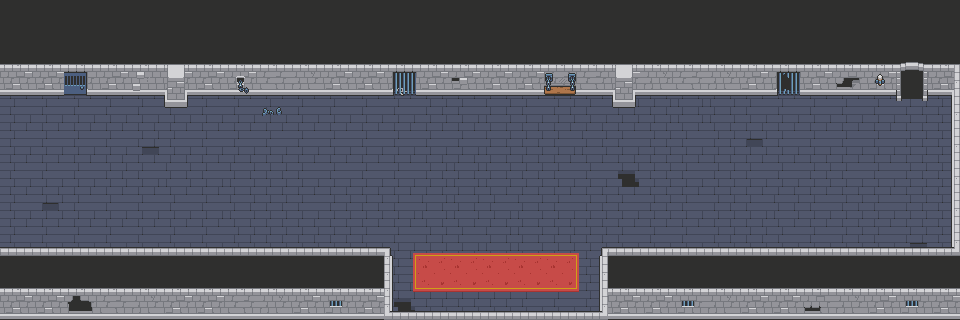

This is a level from a 2D game, rendered from its Tiled map with the project's own tilesets. A one-line summary and the complete map file follow:
An orthogonal 30x10 tile map with 32x32 px tiles, 3 tile layers (floor, wall, decor1), 1 hidden layer not drawn and 12 objects (7x monster, 3x chord, playerStart, milestone).

<map version="1.10" tiledversion="1.11.0" orientation="orthogonal" renderorder="right-down" width="30" height="10" tilewidth="32" tileheight="32" infinite="0" nextlayerid="6" nextobjectid="14">
 <editorsettings>
  <export target="../../stage_02/stage_02_03.json" format="json" />
 </editorsettings>
 <tileset firstgid="1" name="Royal Dungeon Tileset" tilewidth="32" tileheight="32" tilecount="396" columns="18">
  <image source="../../Royal Dungeon Tileset.png" width="576" height="704" />
  <tile id="10">
   <properties>
    <property name="collides" type="bool" value="true" />
   </properties>
  </tile>
  <tile id="11">
   <properties>
    <property name="collides" type="bool" value="true" />
   </properties>
  </tile>
  <tile id="12">
   <properties>
    <property name="collides" type="bool" value="true" />
   </properties>
  </tile>
  <tile id="21">
   <properties>
    <property name="collides" type="bool" value="true" />
   </properties>
  </tile>
  <tile id="49">
   <properties>
    <property name="collides" type="bool" value="true" />
   </properties>
  </tile>
  <tile id="151">
   <properties>
    <property name="collides" type="bool" value="true" />
   </properties>
  </tile>
  <tile id="152">
   <properties>
    <property name="collides" type="bool" value="true" />
   </properties>
  </tile>
  <tile id="226">
   <properties>
    <property name="collides" type="bool" value="true" />
   </properties>
  </tile>
  <tile id="227">
   <properties>
    <property name="collides" type="bool" value="true" />
   </properties>
  </tile>
  <tile id="228">
   <properties>
    <property name="collides" type="bool" value="true" />
   </properties>
  </tile>
  <tile id="244">
   <properties>
    <property name="collides" type="bool" value="true" />
   </properties>
  </tile>
  <tile id="245">
   <properties>
    <property name="collides" type="bool" value="true" />
   </properties>
  </tile>
  <tile id="246">
   <properties>
    <property name="collides" type="bool" value="true" />
   </properties>
  </tile>
  <tile id="262">
   <properties>
    <property name="collides" type="bool" value="true" />
   </properties>
  </tile>
  <tile id="263">
   <properties>
    <property name="collides" type="bool" value="true" />
   </properties>
  </tile>
  <tile id="264">
   <properties>
    <property name="collides" type="bool" value="true" />
   </properties>
  </tile>
 </tileset>
 <layer id="1" name="floor" width="30" height="10">
  <data encoding="csv">
9,9,10,9,9,9,10,9,9,9,9,9,9,9,9,9,9,8,8,8,9,10,9,9,9,9,9,8,9,10,
9,9,9,9,9,9,9,9,9,9,9,9,9,9,8,9,9,8,9,8,9,9,9,9,9,9,9,8,9,10,
9,9,9,9,9,9,9,9,8,9,10,9,9,10,9,8,9,8,9,8,9,9,9,9,9,9,9,8,9,10,
9,9,9,9,9,9,9,9,9,9,9,9,9,8,9,10,9,8,9,8,8,10,10,9,9,9,9,9,8,9,
9,9,9,9,46,9,9,9,9,9,9,9,9,9,9,10,8,9,10,9,8,9,8,26,9,9,9,9,8,9,
9,9,9,8,9,10,9,10,8,9,9,9,9,8,10,10,8,9,9,28,8,9,8,9,9,8,9,9,8,9,
9,26,9,9,9,9,9,10,8,9,8,8,9,10,10,9,10,9,8,9,8,9,8,9,10,9,8,9,8,9,
9,9,9,9,9,9,9,8,8,8,8,9,9,8,9,10,10,8,8,9,9,9,8,8,9,9,8,9,46,9,
9,9,9,9,9,8,9,8,9,8,8,9,9,8,9,10,9,9,8,8,8,9,10,8,9,9,8,8,8,9,
9,9,9,9,9,8,8,8,9,8,8,9,28,8,8,8,9,9,9,8,8,9,10,8,9,9,8,8,8,9
</data>
 </layer>
 <layer id="2" name="wall" width="30" height="10">
  <data encoding="csv">
22,22,22,22,22,22,22,22,22,22,22,22,22,22,22,22,22,22,22,22,22,22,22,22,22,22,22,22,22,22,
22,22,22,22,22,22,22,22,22,22,22,22,22,22,22,22,22,22,22,22,22,22,22,22,22,22,22,22,22,22,
40,40,95,40,74,55,40,40,58,59,40,40,92,40,57,40,40,40,58,55,59,58,59,40,91,40,78,40,58,2,
0,0,0,0,0,73,0,0,0,0,0,0,0,0,0,0,0,0,0,73,0,0,0,0,0,0,0,0,0,21,
0,0,0,0,0,0,0,0,0,0,0,0,0,0,0,0,0,0,0,0,0,0,0,0,0,0,0,0,0,21,
0,0,0,0,0,0,0,0,0,0,0,0,0,0,0,0,0,0,0,0,0,0,0,0,0,0,0,0,0,21,
0,0,0,0,0,0,0,0,0,0,0,0,0,0,0,0,0,0,0,0,0,0,0,0,0,0,0,0,0,21,
4,4,4,4,4,4,4,4,4,4,4,4,5,0,0,0,0,0,3,4,4,4,4,4,4,4,4,4,4,20,
22,22,22,22,22,22,22,22,22,22,22,22,23,0,0,0,0,0,21,22,22,22,22,22,22,22,22,22,22,22,
40,40,79,58,59,40,40,58,59,40,149,40,19,4,4,4,4,4,20,40,40,149,59,40,40,76,59,40,149,40
</data>
 </layer>
 <layer id="3" name="decor1" width="30" height="10">
  <data encoding="csv">
0,0,0,0,0,0,0,0,0,0,0,0,0,0,0,0,0,0,0,0,0,0,0,0,0,0,0,0,0,0,
0,0,0,0,0,0,0,0,0,0,0,0,0,0,0,0,0,0,0,0,0,0,0,0,0,0,0,0,165,0,
0,0,0,0,0,0,0,150,0,0,0,0,0,0,0,0,0,151,0,0,0,0,0,0,0,0,0,220,183,0,
0,0,0,0,0,0,0,0,237,0,0,0,0,0,0,0,0,0,0,0,0,0,0,0,0,0,0,0,201,0,
0,0,0,0,0,0,0,0,0,0,0,0,0,0,0,0,0,0,0,0,0,0,0,0,0,0,0,0,0,0,
0,0,0,0,0,0,0,0,0,0,0,0,0,0,0,0,0,0,0,0,0,0,0,0,0,0,0,0,0,0,
0,0,0,0,0,0,0,0,0,0,0,0,0,0,0,0,0,0,0,0,0,0,0,0,0,0,0,0,0,0,
0,0,0,0,0,0,0,0,0,0,0,0,227,228,228,228,228,228,229,0,0,0,0,0,0,0,0,0,0,0,
0,0,0,0,0,0,0,0,0,0,0,0,245,246,246,246,246,246,247,0,0,0,0,0,0,0,0,0,0,0,
0,0,0,0,0,0,0,0,0,0,0,0,263,264,264,264,264,264,265,0,0,0,0,0,0,0,0,0,0,0
</data>
 </layer>
 <layer id="4" name="decor2" width="30" height="10" visible="0">
  <data encoding="csv">
0,0,0,0,0,0,0,0,0,0,0,0,0,0,0,0,0,0,0,0,0,0,0,0,0,0,0,0,0,0,
0,0,0,0,0,0,0,0,0,0,0,0,0,0,0,0,0,0,0,0,0,0,0,0,0,0,0,0,0,0,
0,220,0,0,0,0,0,0,0,0,220,0,0,0,0,0,0,0,0,0,0,219,0,0,0,0,0,0,0,0,
0,0,0,0,0,0,0,0,0,0,0,0,0,0,0,0,0,0,0,0,0,0,0,0,0,0,0,0,0,0,
0,0,0,0,0,0,0,0,0,0,0,0,0,0,0,0,0,0,0,0,0,0,0,0,0,0,0,0,0,0,
0,0,0,0,0,0,0,0,0,0,0,0,0,0,0,0,0,0,0,0,0,0,0,0,0,0,0,0,0,0,
0,0,0,0,0,0,0,0,0,0,0,0,0,0,0,0,0,0,0,0,0,0,0,0,0,0,0,0,0,0,
0,0,0,0,0,0,0,0,0,0,0,0,0,0,0,0,0,0,0,0,0,0,0,0,0,0,0,0,0,0,
0,0,0,0,0,0,0,0,0,0,0,0,0,0,0,0,0,0,0,0,0,0,0,0,0,0,0,0,0,0,
0,0,0,0,0,0,0,0,0,0,0,0,0,0,0,0,0,0,0,0,0,0,0,0,0,0,0,0,0,0
</data>
 </layer>
 <objectgroup id="5" name="object">
  <object id="1" name="chordStart" type="chord" x="21.6216" y="136.558">
   <point />
  </object>
  <object id="2" name="playerStart" x="20.4836" y="194.595">
   <point />
  </object>
  <object id="3" name="chordBattle" type="chord" x="495.021" y="297.013">
   <point />
  </object>
  <object id="5" name="milestone" x="881.935" y="109.246">
   <point />
  </object>
  <object id="6" name="chordEnd" type="chord" x="848.933" y="109.246">
   <point />
  </object>
  <object id="7" name="mini goblin" type="monster" x="179.801" y="153.627">
   <point />
  </object>
  <object id="8" name="mini goblin" type="monster" x="304.979" y="227.596">
   <point />
  </object>
  <object id="9" name="ratfolk" type="monster" x="386.913" y="154.765">
   <point />
  </object>
  <object id="10" name="mini goblin" type="monster" x="500.998" y="192.55">
   <point />
  </object>
  <object id="11" name="mini goblin" type="monster" x="573.542" y="150.213">
   <point />
  </object>
  <object id="12" name="ratfolk" type="monster" x="712.376" y="226.458">
   <point />
  </object>
  <object id="13" name="mini goblin" type="monster" x="794.31" y="149.075">
   <point />
  </object>
 </objectgroup>
</map>
